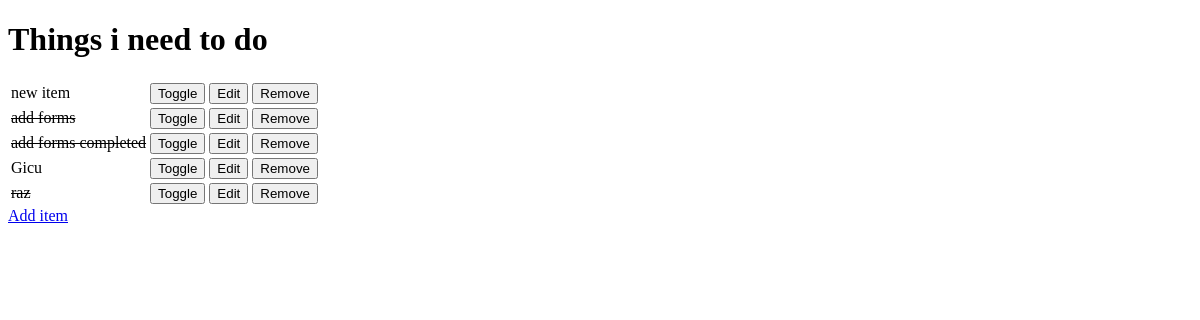
/, run on an earlier commit of the app's database.
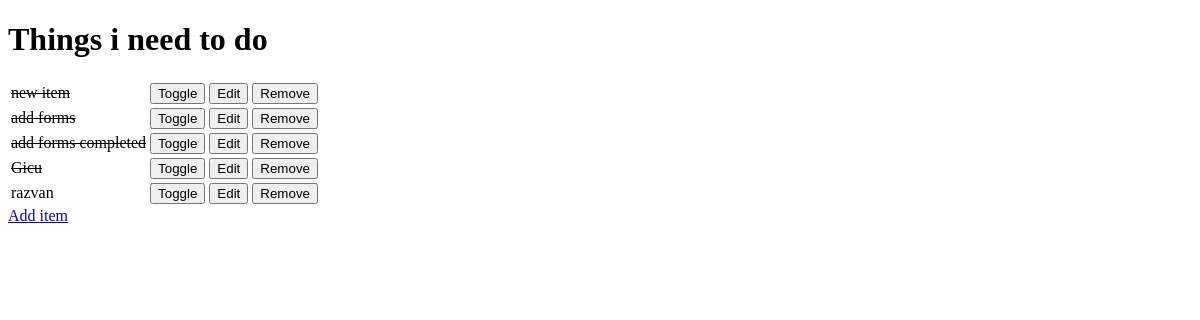
And on a later commit of the database.
### todo/models.py (models this page shows, shortened)
class Items(models.Model):
    name = models.CharField(max_length=50, null=False, blank=False)
    done = models.BooleanField(null=False, blank=False, default=False)

### todo/views.py (the view)
# urls.py: path('', views.get_todo_list, name="get_todo_list"),
def get_todo_list(request):
    items = Items.objects.all()
    context = {
        'items': items
    }
    return render(request, "todo/todo_list.html", context)

### todo/templates/todo/todo_list.html (shortened to what this page needs)
<!DOCTYPE html>
<html lang="en">
<head>
</head>
<body>
    <h1>Things i need to do</h1>
    <table>
        {% for item in items %}
        <tr>
            {% if item.done %}
                <td><strike>{{ item.name }}</strike></td>
            {% else %}
                <td>{{ item.name }}</td>
            {% endif %}
            <td>
                <a href="/toggle_item/{{ item.id }}">
                    <button>Toggle</button>
                </a>
            </td>
            <td>
                <a href="/edit_item/{{ item.id }}">
                    <button>Edit</button>
                </a>
            </td>
            <td>
                <a href="/delete_item/{{ item.id }}">
                    <button>Remove</button>
                </a>
            </td>
        </tr>
        {% empty %}
        <tr><td>You have nothing to do</td></tr>
        {% endfor %}
    </table>
    <a href="/add_item">Add item</a>
</body>
</html>

What changed in the data, as far as the page shows it:
changed Items "new item": done False → True (drawn)
changed Items "Gicu": done False → True (drawn)
changed Items: done True → False (drawn); name "raz" → "razvan"
